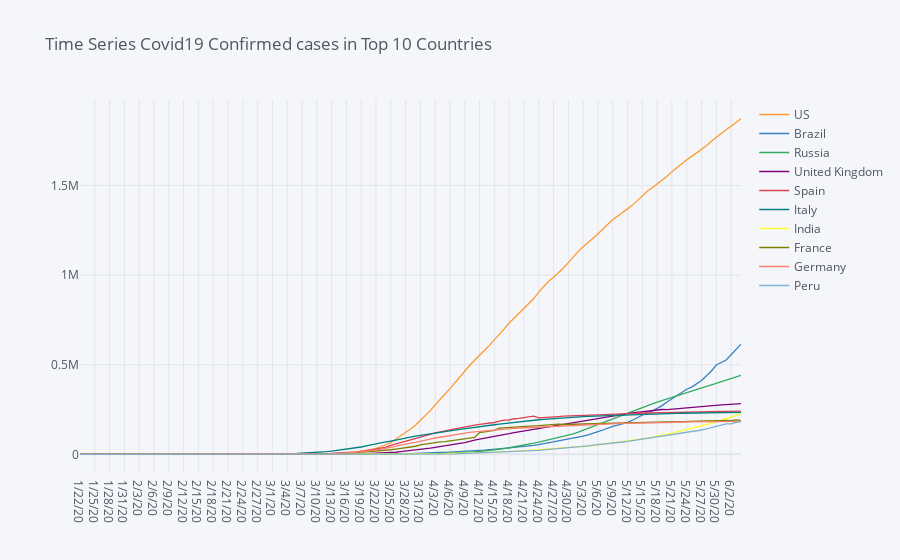

Source (notebook cell):
### Code cell
covid19_country.sort_values(by = covid19_country.columns[-1], ascending=False).head(10).transpose().iplot(title = "Time Series Covid19 Confirmed cases in Top 10 Countries")

### Figure 1 — Plotly figure (JSON) as saved in the notebook; plotly's stock layout.template omitted (floating-point values rounded to 4 significant figures; data arrays with more than 128 entries replaced by an {"elided": "..."} marker saying what was removed)
{"data": [{"line": {"color": "rgba(255, 153, 51, 1.0)", "dash": "solid", "shape": "linear", "width": 1.3}, "mode": "lines", "name": "US", "text": "", "type": "scatter", "x": {"elided": "135 str values"}, "y": {"elided": "135 int values"}}, {"line": {"color": "rgba(55, 128, 191, 1.0)", "dash": "solid", "shape": "linear", "width": 1.3}, "mode": "lines", "name": "Brazil", "text": "", "type": "scatter", "x": {"elided": "135 str values"}, "y": {"elided": "135 int values"}}, {"line": {"color": "rgba(50, 171, 96, 1.0)", "dash": "solid", "shape": "linear", "width": 1.3}, "mode": "lines", "name": "Russia", "text": "", "type": "scatter", "x": {"elided": "135 str values"}, "y": {"elided": "135 int values"}}, {"line": {"color": "rgba(128, 0, 128, 1.0)", "dash": "solid", "shape": "linear", "width": 1.3}, "mode": "lines", "name": "United Kingdom", "text": "", "type": "scatter", "x": {"elided": "135 str values"}, "y": {"elided": "135 int values"}}, {"line": {"color": "rgba(219, 64, 82, 1.0)", "dash": "solid", "shape": "linear", "width": 1.3}, "mode": "lines", "name": "Spain", "text": "", "type": "scatter", "x": {"elided": "135 str values"}, "y": {"elided": "135 int values"}}, {"line": {"color": "rgba(0, 128, 128, 1.0)", "dash": "solid", "shape": "linear", "width": 1.3}, "mode": "lines", "name": "Italy", "text": "", "type": "scatter", "x": {"elided": "135 str values"}, "y": {"elided": "135 int values"}}, {"line": {"color": "rgba(255, 255, 51, 1.0)", "dash": "solid", "shape": "linear", "width": 1.3}, "mode": "lines", "name": "India", "text": "", "type": "scatter", "x": {"elided": "135 str values"}, "y": {"elided": "135 int values"}}, {"line": {"color": "rgba(128, 128, 0, 1.0)", "dash": "solid", "shape": "linear", "width": 1.3}, "mode": "lines", "name": "France", "text": "", "type": "scatter", "x": {"elided": "135 str values"}, "y": {"elided": "135 int values"}}, {"line": {"color": "rgba(251, 128, 114, 1.0)", "dash": "solid", "shape": "linear", "width": 1.3}, "mode": "lines", "name": "Germany", "text": "", "type": "scatter", "x": {"elided": "135 str values"}, "y": {"elided": "135 int values"}}, {"line": {"color": "rgba(128, 177, 211, 1.0)", "dash": "solid", "shape": "linear", "width": 1.3}, "mode": "lines", "name": "Peru", "text": "", "type": "scatter", "x": {"elided": "135 str values"}, "y": {"elided": "135 int values"}}], "layout": {"legend": {"bgcolor": "#F5F6F9", "font": {"color": "#4D5663"}}, "paper_bgcolor": "#F5F6F9", "plot_bgcolor": "#F5F6F9", "title": {"font": {"color": "#4D5663"}, "text": "Time Series Covid19 Confirmed cases in Top 10 Countries"}, "xaxis": {"gridcolor": "#E1E5ED", "showgrid": true, "tickfont": {"color": "#4D5663"}, "title": {"font": {"color": "#4D5663"}, "text": ""}, "zerolinecolor": "#E1E5ED"}, "yaxis": {"gridcolor": "#E1E5ED", "showgrid": true, "tickfont": {"color": "#4D5663"}, "title": {"font": {"color": "#4D5663"}, "text": ""}, "zerolinecolor": "#E1E5ED"}}}
